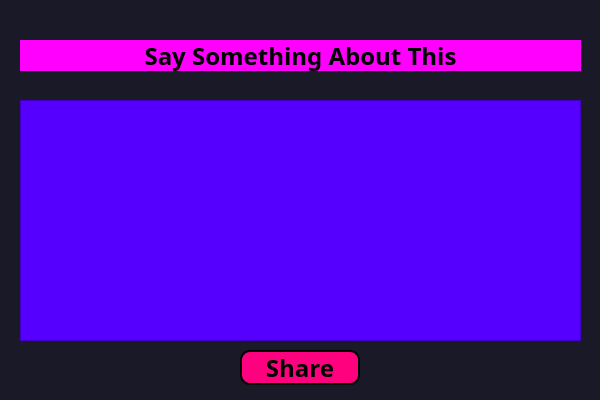
<?xml version="1.0" encoding="UTF-8"?>
<ui version="4.0">
 <class>shareMemory</class>
 <widget class="QDialog" name="shareMemory">
  <property name="geometry">
   <rect>
    <x>0</x>
    <y>0</y>
    <width>600</width>
    <height>400</height>
   </rect>
  </property>
  <property name="windowTitle">
   <string>Dialog</string>
  </property>
  <property name="styleSheet">
   <string notr="true">background-color: rgb(26, 25, 40);</string>
  </property>
  <widget class="QTextEdit" name="textEdit">
   <property name="geometry">
    <rect>
     <x>20</x>
     <y>100</y>
     <width>561</width>
     <height>241</height>
    </rect>
   </property>
   <property name="font">
    <font>
     <family>Unispace</family>
     <pointsize>18</pointsize>
     <italic>false</italic>
     <bold>true</bold>
    </font>
   </property>
   <property name="styleSheet">
    <string notr="true">background-color: rgb(85, 0, 255);
font: 700 18pt &quot;Unispace&quot;;</string>
   </property>
  </widget>
  <widget class="QLabel" name="label_3">
   <property name="geometry">
    <rect>
     <x>20</x>
     <y>40</y>
     <width>561</width>
     <height>31</height>
    </rect>
   </property>
   <property name="font">
    <font>
     <family>Unispace</family>
     <pointsize>18</pointsize>
     <italic>false</italic>
     <bold>true</bold>
    </font>
   </property>
   <property name="styleSheet">
    <string notr="true">background-color: rgb(255, 0, 255);
font: 700 18pt &quot;Unispace&quot;;</string>
   </property>
   <property name="text">
    <string>Say Something About This</string>
   </property>
   <property name="alignment">
    <set>Qt::AlignmentFlag::AlignCenter</set>
   </property>
  </widget>
  <widget class="QPushButton" name="share">
   <property name="geometry">
    <rect>
     <x>240</x>
     <y>350</y>
     <width>120</width>
     <height>35</height>
    </rect>
   </property>
   <property name="font">
    <font>
     <family>Unispace</family>
     <pointsize>18</pointsize>
     <italic>false</italic>
     <bold>true</bold>
    </font>
   </property>
   <property name="styleSheet">
    <string notr="true">border: 2px solid;
Border-radius: 10px;
background-color: rgb(255, 0, 127);
font: 700 18pt &quot;Unispace&quot;;</string>
   </property>
   <property name="text">
    <string>Share</string>
   </property>
  </widget>
 </widget>
 <resources/>
 <connections/>
</ui>
